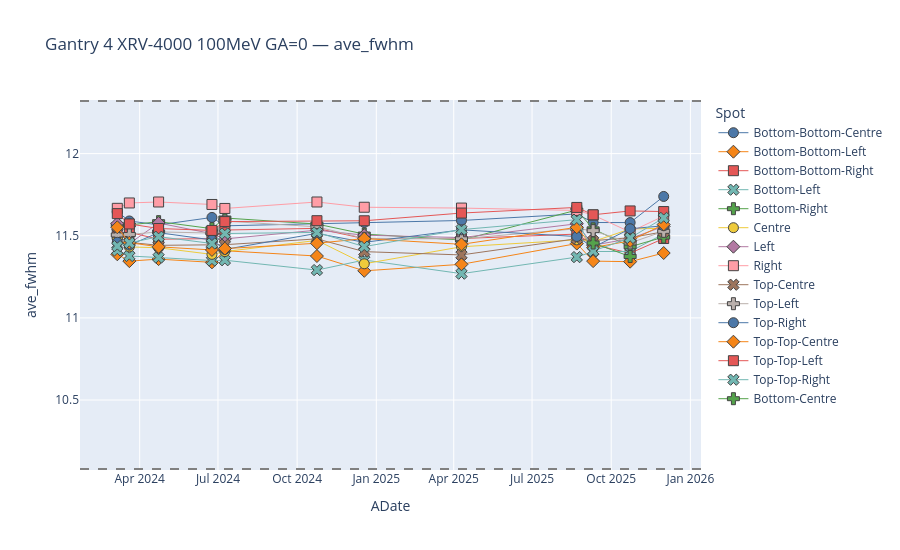

This figure's notebook cell:
### Code cell
plotly_fwhm_time_series(
    fwhm_df,
    gantry="Gantry 4",
    device="XRV-4000",
    energy=100,
    gantry_angle=0,
    n_months=24,
    fwhm_col="ave_fwhm",
    agg="daily_median",
    ref_df=ref_df,
    ref_source="TPS",
    tol_frac=0.10
)

### Figure 1 — Plotly figure (JSON) as saved in the notebook; plotly's stock layout.template omitted (floating-point values rounded to 4 significant figures)
{"data": [{"hovertemplate": "Spot=Bottom-Bottom-Centre<br>ADate=%{x}<br>ave_fwhm=%{y}<extra></extra>", "legendgroup": "Bottom-Bottom-Centre", "line": {"width": 1}, "marker": {"color": "#4C78A8", "line": {"width": 1}, "size": 10, "symbol": "circle"}, "mode": "markers+lines", "name": "Bottom-Bottom-Centre", "orientation": "v", "showlegend": true, "type": "scatter", "x": ["2024-03-06T00:00:00.000000000", "2024-03-20T00:00:00.000000000", "2024-04-23T00:00:00.000000000", "2024-06-24T00:00:00.000000000", "2024-07-09T00:00:00.000000000", "2024-10-24T00:00:00.000000000", "2024-12-18T00:00:00.000000000", "2025-04-10T00:00:00.000000000", "2025-08-22T00:00:00.000000000", "2025-09-10T00:00:00.000000000", "2025-10-23T00:00:00.000000000", "2025-12-01T00:00:00.000000000"], "xaxis": "x", "y": [11.65, 11.59, 11.57, 11.61, 11.56, 11.57, 11.58, 11.59, 11.63, 11.58, 11.58, 11.74], "yaxis": "y"}, {"hovertemplate": "Spot=Bottom-Bottom-Left<br>ADate=%{x}<br>ave_fwhm=%{y}<extra></extra>", "legendgroup": "Bottom-Bottom-Left", "line": {"width": 1}, "marker": {"color": "#F58518", "line": {"width": 1}, "size": 10, "symbol": "diamond"}, "mode": "markers+lines", "name": "Bottom-Bottom-Left", "orientation": "v", "showlegend": true, "type": "scatter", "x": ["2024-03-06T00:00:00.000000000", "2024-03-20T00:00:00.000000000", "2024-04-23T00:00:00.000000000", "2024-06-24T00:00:00.000000000", "2024-07-09T00:00:00.000000000", "2024-10-24T00:00:00.000000000", "2024-12-18T00:00:00.000000000", "2025-04-10T00:00:00.000000000", "2025-08-22T00:00:00.000000000", "2025-09-10T00:00:00.000000000", "2025-10-23T00:00:00.000000000", "2025-12-01T00:00:00.000000000"], "xaxis": "x", "y": [11.39, 11.35, 11.36, 11.34, 11.41, 11.38, 11.29, 11.33, 11.45, 11.35, 11.34, 11.39], "yaxis": "y"}, {"hovertemplate": "Spot=Bottom-Bottom-Right<br>ADate=%{x}<br>ave_fwhm=%{y}<extra></extra>", "legendgroup": "Bottom-Bottom-Right", "line": {"width": 1}, "marker": {"color": "#E45756", "line": {"width": 1}, "size": 10, "symbol": "square"}, "mode": "markers+lines", "name": "Bottom-Bottom-Right", "orientation": "v", "showlegend": true, "type": "scatter", "x": ["2024-03-06T00:00:00.000000000", "2024-03-20T00:00:00.000000000", "2024-04-23T00:00:00.000000000", "2024-06-24T00:00:00.000000000", "2024-07-09T00:00:00.000000000", "2024-10-24T00:00:00.000000000", "2024-12-18T00:00:00.000000000", "2025-04-10T00:00:00.000000000", "2025-08-22T00:00:00.000000000", "2025-09-10T00:00:00.000000000", "2025-10-23T00:00:00.000000000", "2025-12-01T00:00:00.000000000"], "xaxis": "x", "y": [11.51, 11.52, 11.48, 11.48, 11.53, 11.54, 11.48, 11.48, 11.51, 11.45, 11.39, 11.48], "yaxis": "y"}, {"hovertemplate": "Spot=Bottom-Left<br>ADate=%{x}<br>ave_fwhm=%{y}<extra></extra>", "legendgroup": "Bottom-Left", "line": {"width": 1}, "marker": {"color": "#72B7B2", "line": {"width": 1}, "size": 10, "symbol": "x"}, "mode": "markers+lines", "name": "Bottom-Left", "orientation": "v", "showlegend": true, "type": "scatter", "x": ["2024-03-06T00:00:00.000000000", "2024-03-20T00:00:00.000000000", "2024-04-23T00:00:00.000000000", "2024-06-24T00:00:00.000000000", "2024-07-09T00:00:00.000000000", "2024-10-24T00:00:00.000000000", "2024-12-18T00:00:00.000000000", "2025-04-10T00:00:00.000000000", "2025-08-22T00:00:00.000000000", "2025-09-10T00:00:00.000000000", "2025-10-23T00:00:00.000000000", "2025-12-01T00:00:00.000000000"], "xaxis": "x", "y": [11.41, 11.38, 11.37, 11.35, 11.35, 11.29, 11.35, 11.27, 11.37, 11.4, 11.4, 11.51], "yaxis": "y"}, {"hovertemplate": "Spot=Bottom-Right<br>ADate=%{x}<br>ave_fwhm=%{y}<extra></extra>", "legendgroup": "Bottom-Right", "line": {"width": 1}, "marker": {"color": "#54A24B", "line": {"width": 1}, "size": 10, "symbol": "cross"}, "mode": "markers+lines", "name": "Bottom-Right", "orientation": "v", "showlegend": true, "type": "scatter", "x": ["2024-03-06T00:00:00.000000000", "2024-03-20T00:00:00.000000000", "2024-04-23T00:00:00.000000000", "2024-06-24T00:00:00.000000000", "2024-07-09T00:00:00.000000000", "2024-10-24T00:00:00.000000000", "2024-12-18T00:00:00.000000000", "2025-04-10T00:00:00.000000000", "2025-08-22T00:00:00.000000000", "2025-09-10T00:00:00.000000000", "2025-10-23T00:00:00.000000000", "2025-12-01T00:00:00.000000000"], "xaxis": "x", "y": [11.57, 11.57, 11.59, 11.54, 11.61, 11.57, 11.51, 11.47, 11.66, 11.54, 11.43, 11.49], "yaxis": "y"}, {"hovertemplate": "Spot=Centre<br>ADate=%{x}<br>ave_fwhm=%{y}<extra></extra>", "legendgroup": "Centre", "line": {"width": 1}, "marker": {"color": "#EECA3B", "line": {"width": 1}, "size": 10, "symbol": "circle"}, "mode": "markers+lines", "name": "Centre", "orientation": "v", "showlegend": true, "type": "scatter", "x": ["2024-03-06T00:00:00.000000000", "2024-03-20T00:00:00.000000000", "2024-04-23T00:00:00.000000000", "2024-06-24T00:00:00.000000000", "2024-07-09T00:00:00.000000000", "2024-10-24T00:00:00.000000000", "2024-12-18T00:00:00.000000000", "2025-04-10T00:00:00.000000000", "2025-08-22T00:00:00.000000000", "2025-09-10T00:00:00.000000000", "2025-10-23T00:00:00.000000000", "2025-12-01T00:00:00.000000000"], "xaxis": "x", "y": [11.48, 11.43, 11.43, 11.39, 11.4, 11.47, 11.33, 11.43, 11.47, 11.46, 11.54, 11.55], "yaxis": "y"}, {"hovertemplate": "Spot=Left<br>ADate=%{x}<br>ave_fwhm=%{y}<extra></extra>", "legendgroup": "Left", "line": {"width": 1}, "marker": {"color": "#B279A2", "line": {"width": 1}, "size": 10, "symbol": "diamond"}, "mode": "markers+lines", "name": "Left", "orientation": "v", "showlegend": true, "type": "scatter", "x": ["2024-03-06T00:00:00.000000000", "2024-03-20T00:00:00.000000000", "2024-04-23T00:00:00.000000000", "2024-06-24T00:00:00.000000000", "2024-07-09T00:00:00.000000000", "2024-10-24T00:00:00.000000000", "2024-12-18T00:00:00.000000000", "2025-04-10T00:00:00.000000000", "2025-08-22T00:00:00.000000000", "2025-09-10T00:00:00.000000000", "2025-10-23T00:00:00.000000000", "2025-12-01T00:00:00.000000000"], "xaxis": "x", "y": [11.57, 11.45, 11.58, 11.51, 11.48, 11.53, 11.5, 11.49, 11.57, 11.44, 11.48, 11.56], "yaxis": "y"}, {"hovertemplate": "Spot=Right<br>ADate=%{x}<br>ave_fwhm=%{y}<extra></extra>", "legendgroup": "Right", "line": {"width": 1}, "marker": {"color": "#FF9DA6", "line": {"width": 1}, "size": 10, "symbol": "square"}, "mode": "markers+lines", "name": "Right", "orientation": "v", "showlegend": true, "type": "scatter", "x": ["2024-03-06T00:00:00.000000000", "2024-03-20T00:00:00.000000000", "2024-04-23T00:00:00.000000000", "2024-06-24T00:00:00.000000000", "2024-07-09T00:00:00.000000000", "2024-10-24T00:00:00.000000000", "2024-12-18T00:00:00.000000000", "2025-04-10T00:00:00.000000000", "2025-08-22T00:00:00.000000000", "2025-09-10T00:00:00.000000000", "2025-10-23T00:00:00.000000000", "2025-12-01T00:00:00.000000000"], "xaxis": "x", "y": [11.67, 11.7, 11.71, 11.69, 11.67, 11.71, 11.67, 11.67, 11.65, 11.63, 11.52, 11.62], "yaxis": "y"}, {"hovertemplate": "Spot=Top-Centre<br>ADate=%{x}<br>ave_fwhm=%{y}<extra></extra>", "legendgroup": "Top-Centre", "line": {"width": 1}, "marker": {"color": "#9D755D", "line": {"width": 1}, "size": 10, "symbol": "x"}, "mode": "markers+lines", "name": "Top-Centre", "orientation": "v", "showlegend": true, "type": "scatter", "x": ["2024-03-06T00:00:00.000000000", "2024-03-20T00:00:00.000000000", "2024-04-23T00:00:00.000000000", "2024-06-24T00:00:00.000000000", "2024-07-09T00:00:00.000000000", "2024-10-24T00:00:00.000000000", "2024-12-18T00:00:00.000000000", "2025-04-10T00:00:00.000000000", "2025-08-22T00:00:00.000000000", "2025-09-10T00:00:00.000000000", "2025-10-23T00:00:00.000000000", "2025-12-01T00:00:00.000000000"], "xaxis": "x", "y": [11.52, 11.46, 11.44, 11.45, 11.45, 11.48, 11.4, 11.38, 11.48, 11.47, 11.49, 11.52], "yaxis": "y"}, {"hovertemplate": "Spot=Top-Left<br>ADate=%{x}<br>ave_fwhm=%{y}<extra></extra>", "legendgroup": "Top-Left", "line": {"width": 1}, "marker": {"color": "#BAB0AC", "line": {"width": 1}, "size": 10, "symbol": "cross"}, "mode": "markers+lines", "name": "Top-Left", "orientation": "v", "showlegend": true, "type": "scatter", "x": ["2024-03-06T00:00:00.000000000", "2024-03-20T00:00:00.000000000", "2024-04-23T00:00:00.000000000", "2024-06-24T00:00:00.000000000", "2024-07-09T00:00:00.000000000", "2024-10-24T00:00:00.000000000", "2024-12-18T00:00:00.000000000", "2025-04-10T00:00:00.000000000", "2025-08-22T00:00:00.000000000", "2025-09-10T00:00:00.000000000", "2025-10-23T00:00:00.000000000", "2025-12-01T00:00:00.000000000"], "xaxis": "x", "y": [11.5, 11.51, 11.52, 11.52, 11.59, 11.55, 11.48, 11.48, 11.54, 11.53, 11.46, 11.53], "yaxis": "y"}, {"hovertemplate": "Spot=Top-Right<br>ADate=%{x}<br>ave_fwhm=%{y}<extra></extra>", "legendgroup": "Top-Right", "line": {"width": 1}, "marker": {"color": "#4C78A8", "line": {"width": 1}, "size": 10, "symbol": "circle"}, "mode": "markers+lines", "name": "Top-Right", "orientation": "v", "showlegend": true, "type": "scatter", "x": ["2024-03-06T00:00:00.000000000", "2024-03-20T00:00:00.000000000", "2024-04-23T00:00:00.000000000", "2024-06-24T00:00:00.000000000", "2024-07-09T00:00:00.000000000", "2024-10-24T00:00:00.000000000", "2024-12-18T00:00:00.000000000", "2025-04-10T00:00:00.000000000", "2025-08-22T00:00:00.000000000", "2025-09-10T00:00:00.000000000", "2025-10-23T00:00:00.000000000", "2025-12-01T00:00:00.000000000"], "xaxis": "x", "y": [11.46, 11.44, 11.52, 11.47, 11.42, 11.51, 11.46, 11.54, 11.5, 11.43, 11.54, 11.56], "yaxis": "y"}, {"hovertemplate": "Spot=Top-Top-Centre<br>ADate=%{x}<br>ave_fwhm=%{y}<extra></extra>", "legendgroup": "Top-Top-Centre", "line": {"width": 1}, "marker": {"color": "#F58518", "line": {"width": 1}, "size": 10, "symbol": "diamond"}, "mode": "markers+lines", "name": "Top-Top-Centre", "orientation": "v", "showlegend": true, "type": "scatter", "x": ["2024-03-06T00:00:00.000000000", "2024-03-20T00:00:00.000000000", "2024-04-23T00:00:00.000000000", "2024-06-24T00:00:00.000000000", "2024-07-09T00:00:00.000000000", "2024-10-24T00:00:00.000000000", "2024-12-18T00:00:00.000000000", "2025-04-10T00:00:00.000000000", "2025-08-22T00:00:00.000000000", "2025-09-10T00:00:00.000000000", "2025-10-23T00:00:00.000000000", "2025-12-01T00:00:00.000000000"], "xaxis": "x", "y": [11.55, 11.46, 11.43, 11.41, 11.42, 11.45, 11.48, 11.45, 11.55, 11.43, 11.47, 11.57], "yaxis": "y"}, {"hovertemplate": "Spot=Top-Top-Left<br>ADate=%{x}<br>ave_fwhm=%{y}<extra></extra>", "legendgroup": "Top-Top-Left", "line": {"width": 1}, "marker": {"color": "#E45756", "line": {"width": 1}, "size": 10, "symbol": "square"}, "mode": "markers+lines", "name": "Top-Top-Left", "orientation": "v", "showlegend": true, "type": "scatter", "x": ["2024-03-06T00:00:00.000000000", "2024-03-20T00:00:00.000000000", "2024-04-23T00:00:00.000000000", "2024-06-24T00:00:00.000000000", "2024-07-09T00:00:00.000000000", "2024-10-24T00:00:00.000000000", "2024-12-18T00:00:00.000000000", "2025-04-10T00:00:00.000000000", "2025-08-22T00:00:00.000000000", "2025-09-10T00:00:00.000000000", "2025-10-23T00:00:00.000000000", "2025-12-01T00:00:00.000000000"], "xaxis": "x", "y": [11.63, 11.57, 11.54, 11.53, 11.59, 11.59, 11.59, 11.64, 11.67, 11.63, 11.65, 11.65], "yaxis": "y"}, {"hovertemplate": "Spot=Top-Top-Right<br>ADate=%{x}<br>ave_fwhm=%{y}<extra></extra>", "legendgroup": "Top-Top-Right", "line": {"width": 1}, "marker": {"color": "#72B7B2", "line": {"width": 1}, "size": 10, "symbol": "x"}, "mode": "markers+lines", "name": "Top-Top-Right", "orientation": "v", "showlegend": true, "type": "scatter", "x": ["2024-03-06T00:00:00.000000000", "2024-03-20T00:00:00.000000000", "2024-04-23T00:00:00.000000000", "2024-06-24T00:00:00.000000000", "2024-07-09T00:00:00.000000000", "2024-10-24T00:00:00.000000000", "2024-12-18T00:00:00.000000000", "2025-04-10T00:00:00.000000000", "2025-08-22T00:00:00.000000000", "2025-09-10T00:00:00.000000000", "2025-10-23T00:00:00.000000000", "2025-12-01T00:00:00.000000000"], "xaxis": "x", "y": [11.44, 11.46, 11.49, 11.45, 11.51, 11.52, 11.43, 11.54, 11.6, 11.41, 11.49, 11.61], "yaxis": "y"}, {"hovertemplate": "Spot=Bottom-Centre<br>ADate=%{x}<br>ave_fwhm=%{y}<extra></extra>", "legendgroup": "Bottom-Centre", "line": {"width": 1}, "marker": {"color": "#54A24B", "line": {"width": 1}, "size": 10, "symbol": "cross"}, "mode": "markers+lines", "name": "Bottom-Centre", "orientation": "v", "showlegend": true, "type": "scatter", "x": ["2025-09-10T00:00:00.000000000", "2025-10-23T00:00:00.000000000"], "xaxis": "x", "y": [11.46, 11.37], "yaxis": "y"}], "layout": {"height": 550, "legend": {"title": {"text": "Spot"}, "tracegroupgap": 0}, "shapes": [{"line": {"color": "grey", "dash": "dash", "width": 2}, "type": "line", "x0": 0, "x1": 1, "xref": "x domain", "y0": 12.32, "y1": 12.32, "yref": "y"}, {"line": {"color": "grey", "dash": "dash", "width": 2}, "type": "line", "x0": 0, "x1": 1, "xref": "x domain", "y0": 10.08, "y1": 10.08, "yref": "y"}], "title": {"text": "Gantry 4 XRV-4000 100MeV GA=0 — ave_fwhm"}, "xaxis": {"anchor": "y", "domain": [0, 1], "title": {"text": "ADate"}}, "yaxis": {"anchor": "x", "domain": [0, 1], "title": {"text": "ave_fwhm"}}}}
